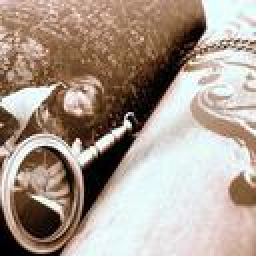
#> input picture tools/quant_img128/ILSVRC2012_val_00000999.jpg, 128 x 128 px (shown 2 times larger)
$ python img2c.py quant_img128/ILSVRC2012_val_00000999.jpg 100 100 3   (older library calls are emulated)
#> lines starting #> are read from the running program, lines starting #| are printed output that depends on the picture
# Copyright 2022 Sipeed Technology Co., Ltd. All Rights Reserved.
#
# Licensed under the Apache License, Version 2.0 (the "License");
# you may not use this file except in compliance with the License.
# You may obtain a copy of the License at
#
#     http://www.apache.org/licenses/LICENSE-2.0
#
# Unless required by applicable law or agreed to in writing, software
# distributed under the License is distributed on an "AS IS" BASIS,
# WITHOUT WARRANTIES OR CONDITIONS OF ANY KIND, either express or implied.
# See the License for the specific language governing permissions and
# limitations under the License.
# ==============================================================================

from PIL import Image
import os,sys
import numpy as np

def print_usage():
    print("Usage:")
    print("       python3 img2c.py img_name")
    print("       python3 img2c.py img_name resize_width resize_height")
    print("       python3 img2c.py img_name resize_width resize_height to_grayscale")
    print("e.g.   python3 img2c.py img.png 28 28 1")


if __name__ == '__main__':
    if len(sys.argv) != 2 and len(sys.argv) != 4 and len(sys.argv) != 5:
        print_usage()
        exit()
    img_name  = sys.argv[1]
    img = Image.open(img_name)
#> img is the input picture: PIL image 128x128 RGB; mean R, G, B 171.1, 155.5, 143.8
    if len(sys.argv) >= 4:
        img_width = int(sys.argv[2])
        img_height = int(sys.argv[3])
        img = img.resize((img_width, img_height), Image.ANTIALIAS)
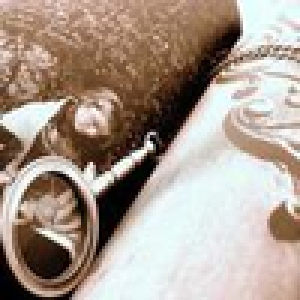
#> img: PIL image 100x100 RGB (shown 3 times larger); mean R, G, B 171, 155.5, 143.8
    if len(sys.argv) >= 5:
        to_grayscale = int(sys.argv[4])
    else:
        to_grayscale = False

    img = np.array(img)

    if len(img.shape) < 3 or to_grayscale:
        channels = 1 # It's a grayscale image;
    else:
        channels = img.shape[2]; # It's a color image
    print(f"\n\nchannels {channels}\n\n")

    out_path = os.path.splitext(img_name)[0] + ".c"
    print("Write c file to ", out_path)
    fw = open(out_path, "w")
    fw.writelines("const unsigned char pic[%d*%d*%d]={\\\n"%(img.shape[0],img.shape[1],channels))
    for y in range(img.shape[0]):
        for x in range(img.shape[1]):
            if img.shape[2] >=3:
                if to_grayscale:
                    grayscale = int(0.299 * img[y,x,0] + 0.587 * img[y,x,1] + 0.114 * img[y,x,2])
                    fw.writelines("%3d,"%(grayscale))
                else:
                    for c in range(img.shape[2]):
                        fw.writelines("%3d,"%(img[y,x,c]))
            else:
                fw.writelines("%3d,"%(img[y,x]))
            fw.writelines(" ")
        fw.writelines("\n")
    fw.writelines("};\n")
    fw.close()
    print("Done!")

$ run again, on tools/quant_img128/ILSVRC2012_val_00002999.jpg
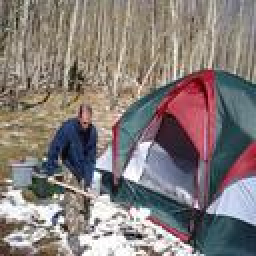
#> input picture tools/quant_img128/ILSVRC2012_val_00002999.jpg, 128 x 128 px (shown 2 times larger)
#> img is the input picture: PIL image 128x128 RGB; mean R, G, B 133.2, 124.3, 121.5
#> `img = img.resize((img_width, img_height), Image.ANTIALIAS)`:
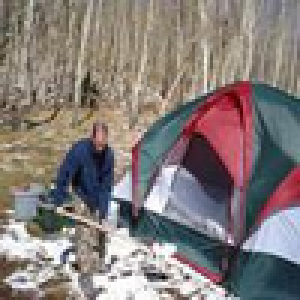
#> img: PIL image 100x100 RGB (shown 3 times larger); mean R, G, B 133.2, 124.3, 121.5

$ run again, on tools/quant_img128/ILSVRC2012_val_00003999.jpg
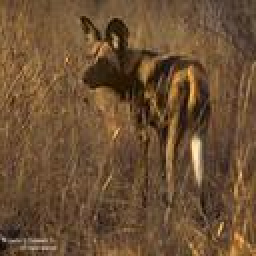
#> input picture tools/quant_img128/ILSVRC2012_val_00003999.jpg, 128 x 128 px (shown 2 times larger)
#> img is the input picture: PIL image 128x128 RGB; mean R, G, B 107.8, 79.6, 51.8
#> `img = img.resize((img_width, img_height), Image.ANTIALIAS)`:
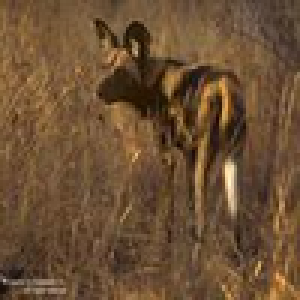
#> img: PIL image 100x100 RGB (shown 3 times larger); mean R, G, B 107.8, 79.6, 51.8

$ run again, on tools/quant_img128/ILSVRC2012_val_00004999.jpg
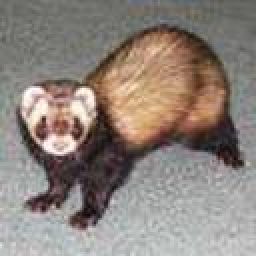
#> input picture tools/quant_img128/ILSVRC2012_val_00004999.jpg, 128 x 128 px (shown 2 times larger)
#> img is the input picture: PIL image 128x128 RGB; mean R, G, B 141.2, 130.9, 123.7
#> `img = img.resize((img_width, img_height), Image.ANTIALIAS)`:
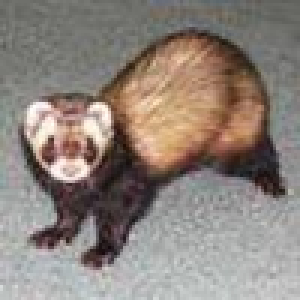
#> img: PIL image 100x100 RGB (shown 3 times larger); mean R, G, B 141.2, 130.9, 123.7
